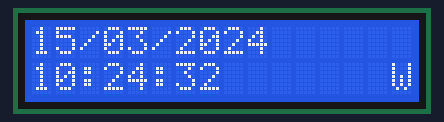
Bench run of a program on a simulated ESP32. Parts: 16×2 character LCD. WiFi joins after 1.5 s; servers stay silent unless stated; the local clock reads 2024-03-15 10:24:30 at power-on unless the program sets it; what the program prints to the serial monitor is not drawn.

Above: at 2.7 s.
At 6.7 s:
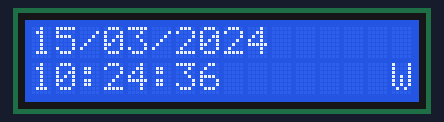
At 11.7 s:
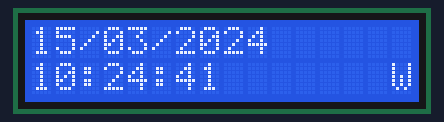
At 20.7 s:
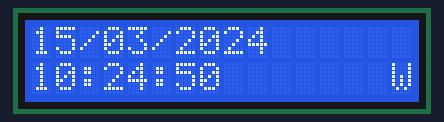
At 29.7 s:
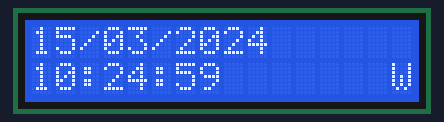
At 38.7 s:
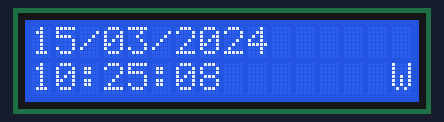

The program:

main.cpp
```cpp
#include <Arduino.h>
#include <WiFi.h>
#include <time.h>
#include <Wire.h>
#include <LiquidCrystal_I2C.h>

const char *ssid = "Wokwi-GUEST";
const char *password = "";

const char *NTP_SERVER = "pool.ntp.org";
const long GMT_OFFSET_SEC = 7 * 3600;
const int DAYLIGHT_OFFSET_SEC = 0;

const unsigned long LCD_UPDATE_INTERVAL = 1000;
const unsigned long WIFI_CHECK_INTERVAL = 5000;
const unsigned long WIFI_RETRY_INTERVAL = 10000;

LiquidCrystal_I2C lcd(0x27, 16, 2);

unsigned long lastLcdUpdate = 0;
unsigned long lastWifiCheck = 0;
unsigned long lastWifiRetry = 0;

bool timeSynced = false;
bool wifiWasConnected = false;

void updateWifiStatus()
{
    lcd.setCursor(15, 1);
    if (WiFi.status() == WL_CONNECTED)
        lcd.print("W");
    else
        lcd.print("x");
}

void connectWiFi()
{
    Serial.print("[WIFI] Connecting to ");
    Serial.println(ssid);

    WiFi.mode(WIFI_STA);
    WiFi.begin(ssid, password, 6);

    unsigned long start = millis();
    while (WiFi.status() != WL_CONNECTED && millis() - start < 15000)
    {
        delay(500);
        Serial.print(".");
    }
    Serial.println();

    if (WiFi.status() == WL_CONNECTED)
    {
        Serial.println("[WIFI] Connected!");
        Serial.print("[WIFI] IP: ");
        Serial.println(WiFi.localIP());
    }
    else
    {
        Serial.println("[WIFI] Connection failed!");
    }
}

void syncTime()
{
    Serial.println("[NTP] Syncing time...");

    configTime(GMT_OFFSET_SEC, DAYLIGHT_OFFSET_SEC, NTP_SERVER);

    struct tm timeinfo;
    unsigned long start = millis();
    while (!getLocalTime(&timeinfo, 1000))
    {
        Serial.print(".");
        if (millis() - start > 20000)
        {
            Serial.println();
            Serial.println("[NTP] Sync failed!");
            return;
        }
    }

    Serial.println();
    Serial.println("[NTP] Time synced!");
    timeSynced = true;
}

void updateLcd()
{
    struct tm timeinfo;
    if (!getLocalTime(&timeinfo, 100))
    {
        Serial.println("[TIME] Failed to get time");
        return;
    }

    char line1[17];
    char line2[17];

    strftime(line1, sizeof(line1), "%d/%m/%Y", &timeinfo);
    strftime(line2, sizeof(line2), "%H:%M:%S", &timeinfo);

    lcd.setCursor(0, 0);
    lcd.print(line1);

    lcd.setCursor(0, 1);
    lcd.print(line2);

    updateWifiStatus();

    Serial.print("[TIME] ");
    Serial.print(line1);
    Serial.print(" ");
    Serial.println(line2);
}

void setup()
{
    Serial.begin(115200);
    delay(1000);

    Wire.begin(19, 18);
    lcd.init();
    lcd.backlight();
    lcd.clear();
    lcd.setCursor(0, 0);
    lcd.print("Connecting...");

    connectWiFi();

    if (WiFi.status() == WL_CONNECTED)
    {
        lcd.clear();
        lcd.setCursor(0, 0);
        lcd.print("Syncing NTP...");
        syncTime();
        lcd.clear();
        wifiWasConnected = true;
    }
    else
    {
        lcd.clear();
        lcd.setCursor(0, 0);
        lcd.print("WiFi failed!");
    }
}

void loop()
{
    unsigned long now = millis();

    if (now - lastWifiCheck >= WIFI_CHECK_INTERVAL)
    {
        lastWifiCheck = now;

        if (WiFi.status() == WL_CONNECTED)
        {
            if (!wifiWasConnected)
            {
                Serial.println("[WIFI] Reconnected!");
                wifiWasConnected = true;
                if (!timeSynced)
                    syncTime();
            }
        }
        else
        {
            if (wifiWasConnected)
            {
                Serial.println("[WIFI] Disconnected!");
                wifiWasConnected = false;
            }

            if (now - lastWifiRetry >= WIFI_RETRY_INTERVAL)
            {
                lastWifiRetry = now;
                Serial.println("[WIFI] Retrying...");
                WiFi.disconnect();
                delay(100);
                WiFi.begin(ssid, password, 6);
            }
        }
    }

    if (now - lastLcdUpdate >= LCD_UPDATE_INTERVAL)
    {
        lastLcdUpdate = now;

        if (WiFi.status() == WL_CONNECTED && timeSynced)
            updateLcd();
        else
            updateWifiStatus();
    }
}
```

Measured:
- what the display in image 0 shows lasts 1.0 s, from 2.6 s to 3.6 s
